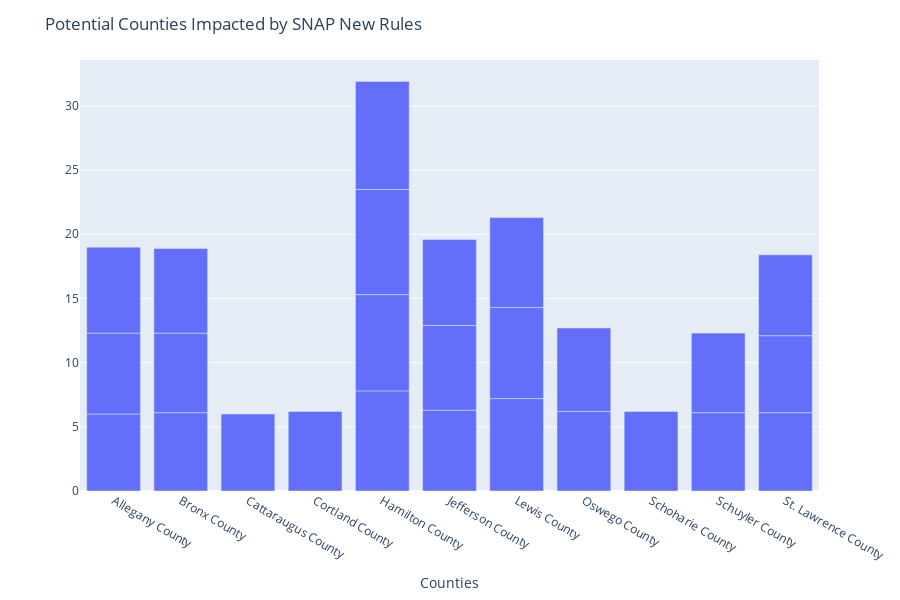

Notebook code for this chart:
### Code cell
fig = px.bar(UNEMPLOYMENT3, x='Area', y='UnemploymentRate')
fig.update_layout(title_text='Potential Counties Impacted by SNAP New Rules',
                   yaxis_title="", xaxis_title="Counties")

fig.show()

### Figure 1 — Plotly figure (JSON) as saved in the notebook; plotly's stock layout.template omitted (floating-point values rounded to 4 significant figures)
{"data": [{"alignmentgroup": "True", "hoverlabel": {"namelength": 0}, "hovertemplate": "Area=%{x}<br>UnemploymentRate=%{y}", "legendgroup": "", "marker": {"color": "#636efa"}, "name": "", "offsetgroup": "", "orientation": "v", "showlegend": false, "textposition": "auto", "type": "bar", "x": ["Allegany County", "Allegany County", "Allegany County", "Bronx County", "Bronx County", "Bronx County", "Cattaraugus County", "Cortland County", "Hamilton County", "Hamilton County", "Hamilton County", "Hamilton County", "Jefferson County", "Jefferson County", "Jefferson County", "Lewis County", "Lewis County", "Lewis County", "Oswego County", "Oswego County", "Schoharie County", "Schuyler County", "Schuyler County", "St. Lawrence County", "St. Lawrence County", "St. Lawrence County"], "xaxis": "x", "y": [6, 6.3, 6.7, 6.1, 6.2, 6.6, 6, 6.2, 7.8, 7.5, 8.2, 8.4, 6.3, 6.6, 6.7, 7.2, 7.1, 7, 6.2, 6.5, 6.2, 6.1, 6.2, 6.1, 6, 6.3], "yaxis": "y"}], "layout": {"barmode": "relative", "height": 600, "legend": {"tracegroupgap": 0}, "margin": {"t": 60}, "title": {"text": "Potential Counties Impacted by SNAP New Rules"}, "xaxis": {"anchor": "y", "domain": [0, 1], "title": {"text": "Counties"}}, "yaxis": {"anchor": "x", "domain": [0, 1], "title": {"text": ""}}}}
